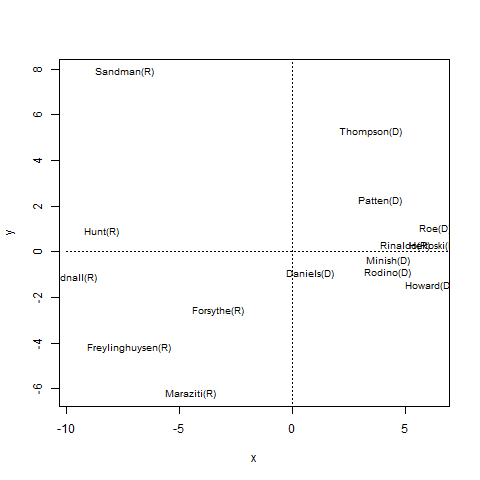

This chart was generated by the following R code:

install.packages("HSAUR2") # load package to get the data
data("voting", package = "HSAUR2") # load the data
library("MASS") # load package for nonmetric MDS
fit = isoMDS(voting) # fit nonmetric MDS model

plot(fit$points [,1], fit$points [,2], xlab="x", ylab="y", type="n",main="") # plot the model
segments(-10, -0, 10, 0, lty="dotted") # horizontal line
segments(0, -10, 0, 10, lty="dotted") # vertical line
text(fit$points [,1], fit$points [,2], rownames(voting), cex=0.8) # add text to the plot
